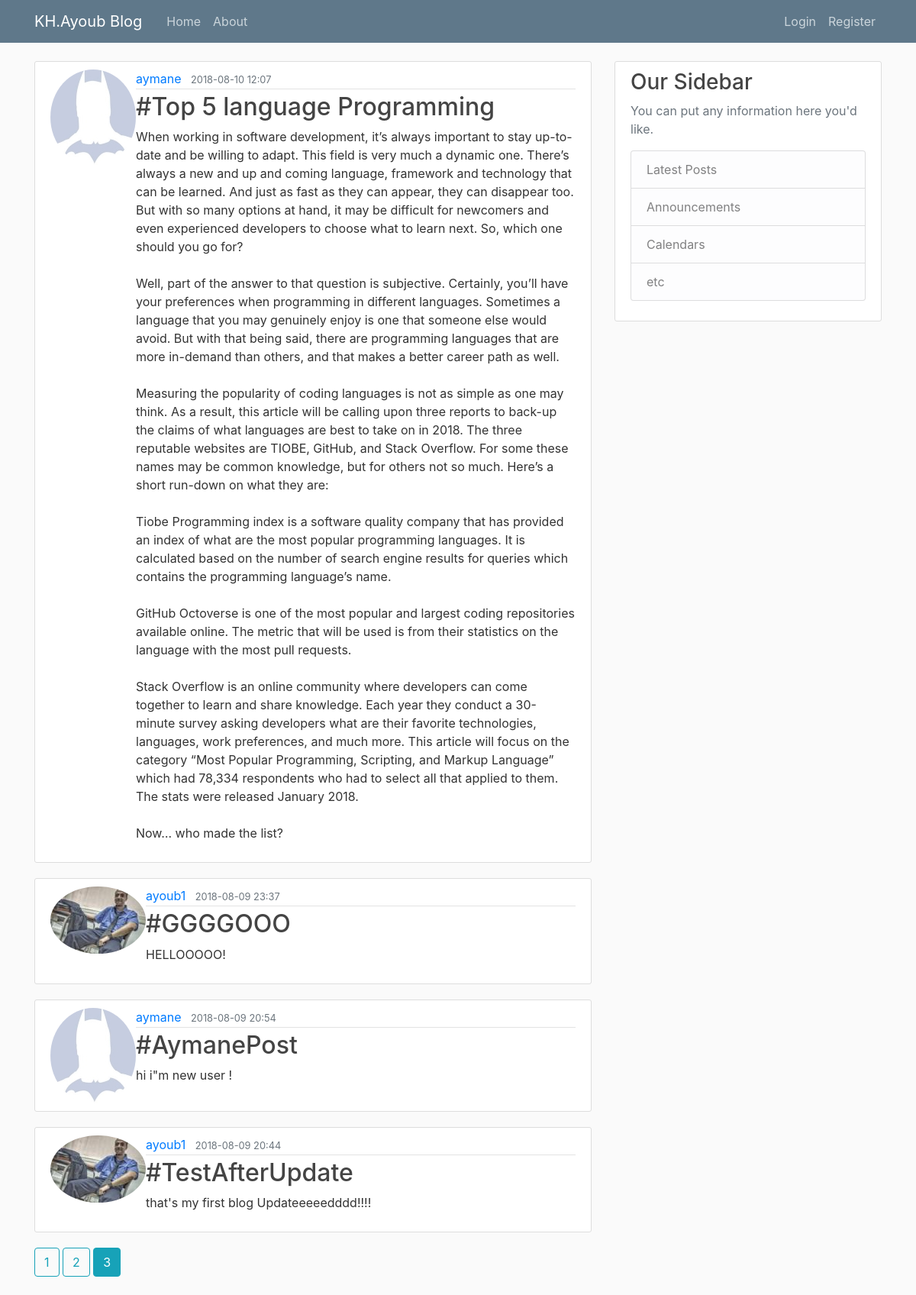
Screenshot of /home?page=3 with the database file from the repository.
### flaskblog/models.py (models this page shows, shortened)
class Post(db.Model):
	id = db.Column(db.Integer, primary_key=True)
	title = db.Column(db.String(100), nullable=False)
	date_posted = db.Column(db.DateTime, default=datetime.utcnow,nullable=False)
	content = db.Column(db.Text, nullable=False)
	user_id = db.Column(db.Integer, db.ForeignKey('user.id'), nullable=False) #relationship to User Model

class User(db.Model, UserMixin):
	id = db.Column(db.Integer, primary_key=True)
	username = db.Column(db.String(16), unique=True, nullable=False)
	email = db.Column(db.String(120), unique=True, nullable=False)
	password = db.Column(db.String(60), nullable=False)
	image_file = db.Column(db.String(20), nullable=False, default='default.jpg')
	posts = db.relationship('Post', backref='author', lazy=True) #one-to-many a user can have a lot of posts

### flaskblog/routes.py (the view)
@app.route("/")
@app.route("/home")
def home():
	page = request.args.get('page',1,type=int)
	data = Post.query.order_by(Post.date_posted.desc()).paginate(page=page,per_page=5)
	return render_template('home.html',posts=data,title='Home')

### flaskblog/templates/home.html (shortened to what this page needs)
{% extends "layout.html" %}
{% block content %}
	{% for post in posts.items %}
	<article class="media content-section">
	  <img class="rounded-circle article-image" src="{{url_for('static',filename='profil_pics/'+post.author.image_file)}}">
	  <div class="media-body">
	    <div class="article-metadata">
	      <a class="mr-2" href="{{url_for('user',username=post.author.username)}}">{{ post.author.username }}</a>
	      <small class="text-muted">{{ post.date_posted.strftime('%Y-%m-%d %H:%M') }}</small>
	    </div>
	    <h2><a class="article-title" href="{{ url_for('post',post_id=post.id) }}">{{ post.title }}</a></h2>
	    <p class="article-content">{{ post.content }}</p>
	  </div>
	</article>
	{% endfor %}
	{% for num_page in posts.iter_pages(left_edge=1,right_edge=1,left_current=1,right_current=2) %}
		{% if num_page %}
			{%if posts.page == num_page %}
				<a class="btn btn-info mb-4" href="{{url_for('home',page=num_page)}}">{{ num_page }}</a>
			{% else %}
				<a class="btn btn-outline-info mb-4" href="{{url_for('home',page=num_page)}}">{{ num_page }}</a>
			{% endif %}
		{% else %}
			...
		{% endif %}
	{% endfor %}
{% endblock content %}

### flaskblog/static/main.css (style rules this page uses)
body { background: #fafafa; color: #333333; margin-top: 5rem; }
h1, h2, h3, h4, h5, h6 { color: #444444; }
.content-section { background: #ffffff; padding: 10px 20px; border: 1px solid #dddddd; border-radius: 3px; margin-bottom: 20px; }
.article-title { color: #444444; }
.article-content { white-space: pre-line; }
.article-metadata { padding-bottom: 1px; margin-bottom: 4px; border-bottom: 1px solid #e3e3e3 }

### rows the page displays
Post: image_file (placeholder picture), author.username "aymane", date_posted "2018-08-10 12:07", title "#Top 5 language Programming", content "When working in software development, it’s always important to stay up-to-date and be willing to adapt. This field is very much a dynamic one. There’s always a new and up and coming language, framework and technology that can be learned. And just as fast as they can appear, they can disappear too. But with so many options at hand, it may be difficult for newcomers and even experienced developers to choose what to learn next. So, which one should you go for? Well, part of the answer to that question is subjective. Certainly, you’ll have your preferences when programming in different languages. Sometimes a language that you may genuinely enjoy is one that someone else would avoid. But with…"
Post: image_file (picture), author.username "ayoub1", date_posted "2018-08-09 23:37", title "#GGGGOOO", content "HELLOOOOO!"
Post: image_file (placeholder picture), author.username "aymane", date_posted "2018-08-09 20:54", title "#AymanePost", content "hi i\"m new user !"
Post: image_file (picture), author.username "ayoub1", date_posted "2018-08-09 20:44", title "#TestAfterUpdate", content "that's my first blog Updateeeeedddd!!!!"

### other values shown
{{ num_page }} "1" "2"
{{ num_page }} "3"
